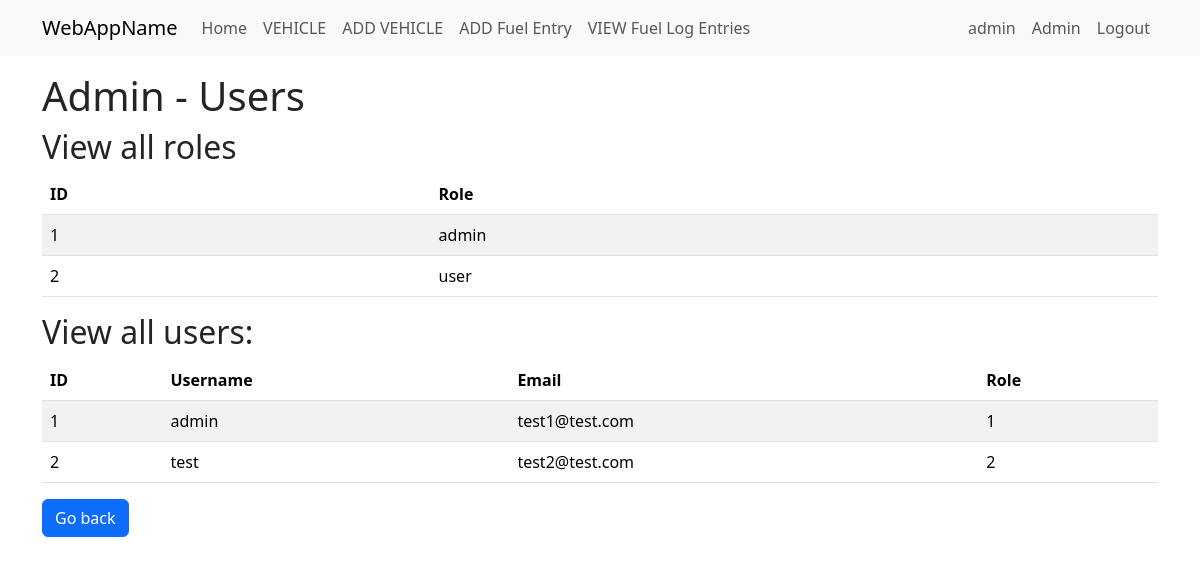
Page /admin_users (signed in) on the committed database.
### app/models.py (models this page shows, shortened)
class User(UserMixin, db.Model):
    id = db.Column(Integer, primary_key=True)
    username = db.Column(String(64), index=True, unique=True)
    email = db.Column(String(120), index=True, unique=True)
    password_hash = db.Column(String(256))
    roles = so.relationship('Role', secondary='user_roles', back_populates='users')
    def is_admin(self):
        return 'admin' in [role.name for role in self.roles]

class Role(db.Model):
    id = db.Column(Integer, primary_key=True)
    name = db.Column(String(64), index=True, unique=True)
    users = so.relationship('User', secondary='user_roles', back_populates='roles')

### app/admin/routes.py (the view)
@bp.route('/admin_users', methods=['GET', 'POST'])
@login_required
@admin_required
def admin_users():
    users = db.session.query(User).all()
    roles = db.session.query(Role).all()
    user_roles = db.session.query(UserRoles).all()
    return render_template('admin/admin_users.html',
                           title='Admin Users',
                           users=users,
                           roles=roles,
                           user_roles=user_roles)

### app/models.py (called while the page is built)
@login.user_loader
def load_user(id):
    return db.session.get(User, int(id))

### app/templates/admin/admin_users.html
{% extends "base.html" %}
{% block content %}
<div class="customdiv">
    <h1>Admin - Users</h1>
</div>
<div class="customdiv">
    <h2>View all roles</h2>
    <table class="table table-striped">
        <thead>
            <tr>
                <th>ID</th>
                <th>Role</th>
            </tr>
        </thead>
        <tbody>
            {% for role in roles %}
                <tr>
                    <td>{{ role.id }}</td>
                    <td>{{ role.name }}</td>
                </tr>
            {% endfor %}
        </tbody>
    </table>
</div>
<div class="customdiv">
    <h2>View all users:</h1>
    <table class="table table-striped">
        <thead>
            <tr>
                <th>ID</th>
                <th>Username</th>
                <th>Email</th>
                <th>Role</th>
            </tr>
        </thead>
        <tbody>
            {% for user in users %}
                <tr>
                    <td>{{ user.id }}</td>
                    <td>{{ user.username }}</td>
                    <td>{{ user.email }}</td>
                    <td>
                        {% for role in user.roles %}
                            {{ role.id }}
                        {% endfor %}
                    </td>
                </tr>
            {% endfor %}
        </tbody>
    </table>
    <a href="{{ url_for('admin.admin_home') }}" class="btn btn-primary">Go back</a>
</div>
{% endblock %}

### app/templates/base.html (shortened to what this page needs)
<!doctype html>
<html lang="en">
<head>
    <link href="https://cdn.jsdelivr.net/npm/bootstrap@5.3.2/dist/css/bootstrap.min.css"
          rel="stylesheet"
>
    <link rel="stylesheet" href="{{ url_for('static', filename='style.css') }}">
</head>
<body>
    <nav class="navbar navbar-expand-lg bg-body-tertiary">
        <div class="container">
            <a class="navbar-brand" href="{{ url_for('main.index') }}">WebAppName</a>
            <div class="collapse navbar-collapse" id="navbarSupportedContent">
                <ul class="navbar-nav me-auto mb-2 mb-lg-0">
                    <li class="nav-item">
                        <a class="nav-link" aria-current="page" href="{{ url_for('main.index') }}">Home</a>
                    </li>
                    <li class="nav-item">
                        <a class="nav-link" aria-current="page" href="{{ url_for('vehicle.vehicle_home') }}">VEHICLE</a>
                    </li>
                    <li class="nav-item">
                        <a class="nav-link" aria-current="page" href="{{ url_for('vehicle.vehicle_add_vehicle') }}">ADD VEHICLE</a>
                    </li>
                    <li class="nav-item">
                        <a class="nav-link" aria-current="page" href="{{ url_for('vehicle.fuel_log_add_entry') }}">ADD Fuel Entry</a>
                    </li>
                    <li class="nav-item">
                        <a class="nav-link" aria-current="page" href="{{ url_for('vehicle.fuel_log_view_entries') }}">VIEW Fuel Log Entries</a>
                    </li>
                </ul>
                <ul class="navbar-nav mb-2 mb-lg-0">
                    {% if current_user.is_anonymous %}
                        <li class="nav-item">
                            <a class="nav-link" aria-current="page" href="{{ url_for('auth.login') }}"">Login</a>
                        </li>
                    {% else %}
                        <li class="nav-item">
                            <a class="nav-link" aria-current="page" href="{{ url_for('main.index')}} ">{{ current_user.username }}</a>
                        </li>
                        {% if current_user.is_admin() %}
                            <li class="nav-item">
                                <a class="nav-link" aria-current="page" href="{{ url_for('admin.admin_home') }}">Admin</a>
                            </li>
                        {% endif %}
                        <li class="nav-item">
                            <a class="nav-link" aria-current="page" href="{{ url_for('auth.logout')}} ">Logout</a>
                        </li>
                    {% endif %}
                </ul>
            </div>
        </div>
    </nav>
    <div class="container mt-3">
        {% block content %}{% endblock %}
    </div>
</body>
</html>

### rows in the picture
User: username "admin", id "1", email "test1@test.com"
Role: id "1", name "admin"
Role: id "2", name "user"
User: id "2", username "test", email "test2@test.com"
